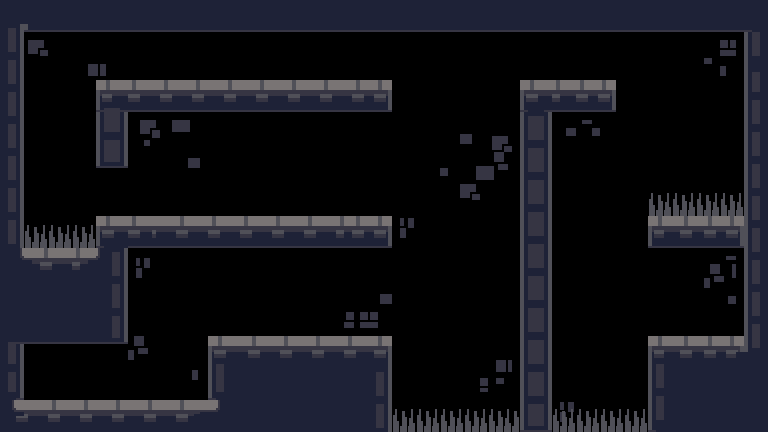

A level layout from a 2D game, rendered from its tile map. Below: a short description, then the map file with tile-grid data replaced by summaries:
An orthogonal 96x54 tile map with 8x8 px tiles, 3 tile layers (BG0, Blacks, Main), 2 tilesets and 14 objects.

<map version="1.4" tiledversion="1.4.3" orientation="orthogonal" renderorder="right-down" width="96" height="54" tilewidth="8" tileheight="8" infinite="0" nextlayerid="5" nextobjectid="16">
 <tileset firstgid="1" source="../../../Sprites/Tiles/DEV/32x/T_spr_nv_32x_stone_A.tsx" />
 <tileset firstgid="769" source="../../../Sprites/Tiles/DEV/Metrics/T_metrics.tsx" />
 <layer id="4" name="BG0" width="96" height="54">
  <data>[5184 cells, 156 non-empty, 59 distinct tile ids]</data>
 </layer>
 <layer id="2" name="Blacks" width="96" height="54">
  <data>[5184 cells, 1932 non-empty, 1 distinct tile ids]</data>
 </layer>
 <layer id="1" name="Main" width="96" height="54">
  <data>[5184 cells, 1338 non-empty, 124 distinct tile ids]</data>
 </layer>
 <objectgroup id="3" name="Col">
  <object id="1" x="0" y="400" width="208" height="32" />
  <object id="2" x="96" y="80" width="296" height="32" />
  <object id="3" x="0" y="344" width="24" height="56" />
  <object id="4" x="208" y="336" width="184" height="96" />
  <object id="5" x="0" y="248" width="128" height="96" />
  <object id="6" x="96" y="216" width="296" height="32" />
  <object id="7" x="520" y="112" width="32" height="320" />
  <object id="8" x="0" y="0" width="24" height="248" />
  <object id="9" x="24" y="0" width="744" height="32" />
  <object id="10" x="96" y="112" width="32" height="56" />
  <object id="11" x="744" y="32" width="24" height="400" />
  <object id="13" x="520" y="80" width="96" height="32" />
  <object id="14" x="648" y="216" width="96" height="32" />
  <object id="15" x="648" y="336" width="96" height="96" />
 </objectgroup>
</map>
